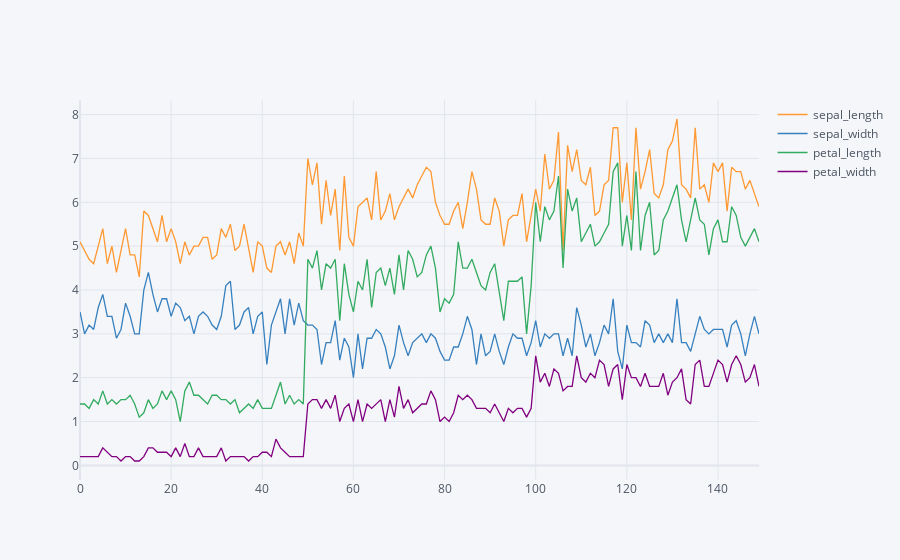

Notebook code for this chart:
### Code cell
iris.iplot()

### Figure 1 — Plotly figure (JSON) as saved in the notebook; plotly's stock layout.template omitted (floating-point values rounded to 4 significant figures; data arrays with more than 128 entries replaced by an {"elided": "..."} marker saying what was removed)
{"data": [{"line": {"color": "rgba(255, 153, 51, 1.0)", "dash": "solid", "shape": "linear", "width": 1.3}, "mode": "lines", "name": "sepal_length", "text": "", "type": "scatter", "x": {"elided": "150 int values"}, "y": {"elided": "150 float values"}}, {"line": {"color": "rgba(55, 128, 191, 1.0)", "dash": "solid", "shape": "linear", "width": 1.3}, "mode": "lines", "name": "sepal_width", "text": "", "type": "scatter", "x": {"elided": "150 int values"}, "y": {"elided": "150 float values"}}, {"line": {"color": "rgba(50, 171, 96, 1.0)", "dash": "solid", "shape": "linear", "width": 1.3}, "mode": "lines", "name": "petal_length", "text": "", "type": "scatter", "x": {"elided": "150 int values"}, "y": {"elided": "150 float values"}}, {"line": {"color": "rgba(128, 0, 128, 1.0)", "dash": "solid", "shape": "linear", "width": 1.3}, "mode": "lines", "name": "petal_width", "text": "", "type": "scatter", "x": {"elided": "150 int values"}, "y": {"elided": "150 float values"}}], "layout": {"legend": {"bgcolor": "#F5F6F9", "font": {"color": "#4D5663"}}, "paper_bgcolor": "#F5F6F9", "plot_bgcolor": "#F5F6F9", "title": {"font": {"color": "#4D5663"}}, "xaxis": {"gridcolor": "#E1E5ED", "showgrid": true, "tickfont": {"color": "#4D5663"}, "title": {"font": {"color": "#4D5663"}, "text": ""}, "zerolinecolor": "#E1E5ED"}, "yaxis": {"gridcolor": "#E1E5ED", "showgrid": true, "tickfont": {"color": "#4D5663"}, "title": {"font": {"color": "#4D5663"}, "text": ""}, "zerolinecolor": "#E1E5ED"}}}
